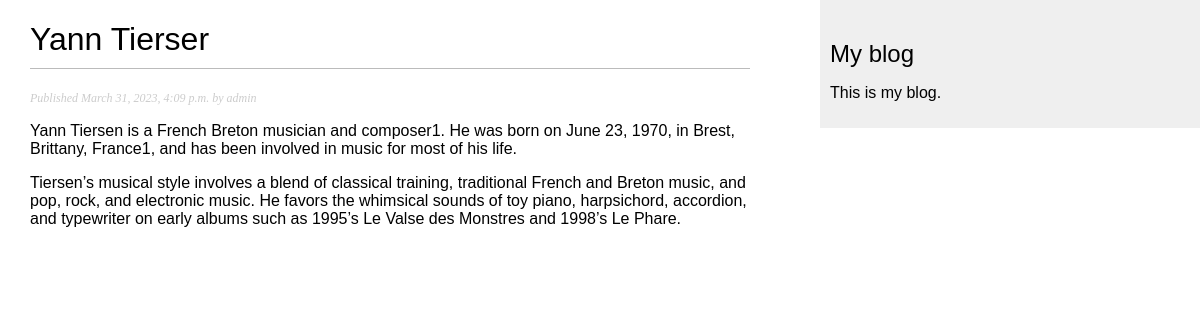
/blog/2023/3/31/yann-tierser, run on the app's committed database.
### blog/models.py (models this page shows, shortened)
class Post(models.Model):
    class Status(models.TextChoices):
        DRAFT = "DF", "Draft"
        PUBLISHED = "PB", "Published"
    title = models.CharField(max_length=250)
    slug = models.SlugField(max_length=250, unique_for_date="publish")  # new
    author = models.ForeignKey(
        User, on_delete=models.CASCADE, related_name="blog_posts"
    )
    body = models.TextField()
    publish = models.DateTimeField(default=timezone.now)
    created = models.DateTimeField(auto_now_add=True)
    updated = models.DateTimeField(auto_now=True)
    status = models.CharField(
        max_length=2, choices=Status.choices, default=Status.DRAFT
    )
    objects = models.Manager()  # The default manager.
    published = PublishedManager()  # Our custom manager.
    class Meta:
        ordering = ["-publish"]
        indexes = [
            models.Index(fields=["-publish"]),
        ]

### blog/views.py (the view)
def post_detail(request, year, month, day, post):
    post = get_object_or_404(
        Post,
        status=Post.Status.PUBLISHED,
        slug=post,
        publish__year=year,
        publish__month=month,
        publish__day=day,
    )
    return render(request, "blog/post/detail.html", {"post": post})

### blog/templates/blog/post/detail.html (shortened to what this page needs)
{% extends "blog/base.html" %}
{% block content %}
<h1>{{ post.title }}</h1>
<p class="date">
    Published {{ post.publish }} by {{ post.author }}
</p>
{{ post.body|linebreaks }}
{% endblock %}

### blog/static/css/blog.css (style rules this page uses)
body { margin: 0; padding: 0; font-family: helvetica, sans-serif; }
h1 { font-weight: normal; border-bottom: 1px solid #bbb; padding: 0 0 10px 0; }
p.date { color: #ccc; font-family: georgia, serif; font-size: 12px; font-style: italic; }

### data on the page
Post: title "Yann Tierser", publish "March 31, 2023, 4:09 p.m.", author "admin", body "Yann Tiersen is a French Breton musician and composer1. He was born on June 23, 1970, in Brest, Brittany, France1, and has been involved in music for most of his life. Tiersen’s musical style involves a blend of classical training, traditional French and Breton music, and pop, rock, and electronic music. He favors the whimsical sounds of toy piano, harpsichord, accordion, and typewriter on early albums such as 1995’s Le Valse des Monstres and 1998’s Le Phare."
